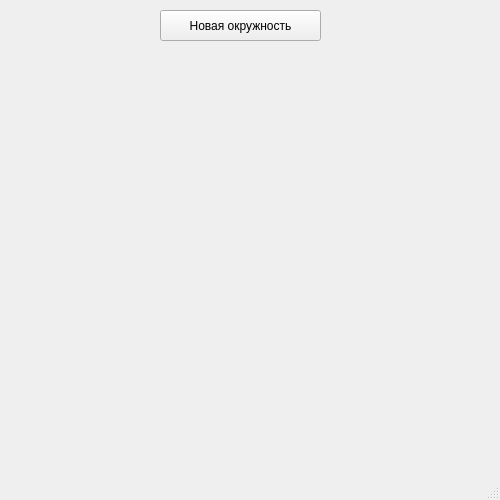
<?xml version="1.0" encoding="UTF-8"?>
<ui version="4.0">
 <class>MainWindow</class>
 <widget class="QMainWindow" name="MainWindow">
  <property name="geometry">
   <rect>
    <x>0</x>
    <y>0</y>
    <width>500</width>
    <height>500</height>
   </rect>
  </property>
  <property name="windowTitle">
   <string>Желтые окружности</string>
  </property>
  <widget class="QWidget" name="centralwidget">
   <widget class="QPushButton" name="button">
    <property name="geometry">
     <rect>
      <x>160</x>
      <y>10</y>
      <width>161</width>
      <height>31</height>
     </rect>
    </property>
    <property name="text">
     <string>Новая окружность</string>
    </property>
   </widget>
  </widget>
  <widget class="QMenuBar" name="menubar">
   <property name="geometry">
    <rect>
     <x>0</x>
     <y>0</y>
     <width>500</width>
     <height>21</height>
    </rect>
   </property>
  </widget>
  <widget class="QStatusBar" name="statusbar"/>
 </widget>
 <resources/>
 <connections/>
</ui>
